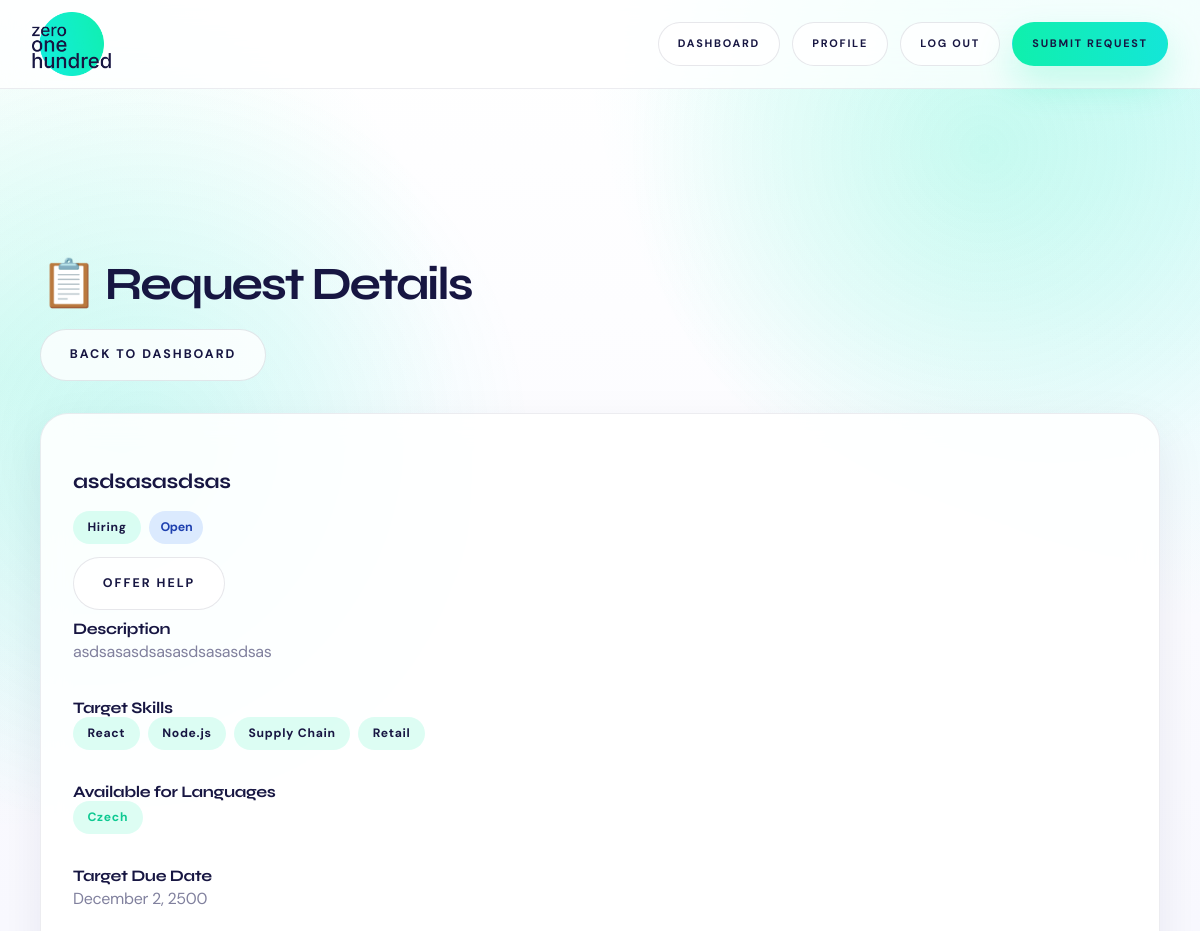
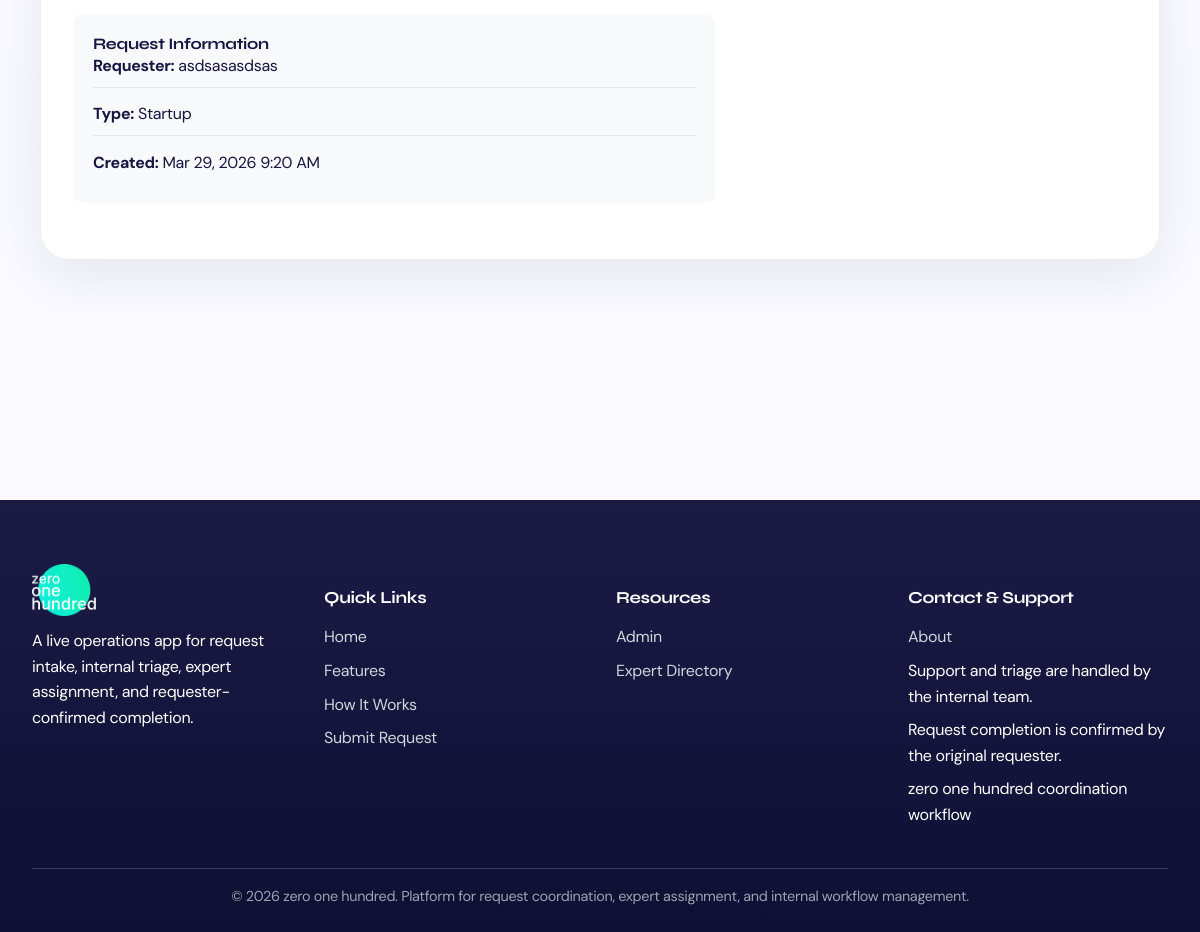
The app's page /request/35/ (signed in) with its own data (2 pictures, top to bottom).
### server/models.py (models this page shows, shortened)
class Request(models.Model):
    STATUS_CHOICES = [
        ('open', 'Open'),
        ('in_review', 'In Review'),
        ('waiting_expert', 'Waiting for Expert'),
        ('in_progress', 'In Progress'),
        ('resolved', 'Resolved'),
        ('rejected', 'Rejected'),
    ]
    PRIORITY_CHOICES = [
        ('low', 'Low'),
        ('medium', 'Medium'),
        ('high', 'High'),
        ('critical', 'Critical'),
    ]
    REQUESTER_TYPE_CHOICES = [
        ('corporate', 'Corporate'),
        ('startup', 'Startup'),
        ('investor', 'Investor'),
        ('service_provider', 'Service Provider'),
        ('community_member', 'Community Member'),
    ]
    EXPERIENCE_LEVEL_CHOICES = [
        ('junior', 'Junior'),
        ('mid', 'Mid'),
        ('senior', 'Senior'),
        ('lead', 'Lead'),
    ]
    title = models.CharField(max_length=200)
    description = models.TextField()
    is_corporate = models.BooleanField(default=False)
    company_name = models.CharField(max_length=255, blank=True)
    company_email = models.EmailField(blank=True)
    due_date = models.DateField(null=True, blank=True)
    target_skills = models.ManyToManyField(Skill, blank=True, related_name='target_requests')
    required_languages = models.ManyToManyField(Language, blank=True, related_name='required_by_requests')
    target_experience = models.CharField(max_length=20, choices=EXPERIENCE_LEVEL_CHOICES, blank=True)
    requester_name = models.CharField(max_length=200)
    requester_email = models.EmailField()
    requester_phone = models.CharField(max_length=20, blank=True)
    requester_type = models.CharField(
        max_length=20,
        choices=REQUESTER_TYPE_CHOICES,
        default='community_member'
    )
    category = models.ForeignKey(Category, on_delete=models.SET_NULL, null=True)
    priority = models.CharField(
        max_length=20,
        choices=PRIORITY_CHOICES,
        default='medium'
    )
    status = models.CharField(
        max_length=20,
        choices=STATUS_CHOICES,
        default='open'
    )
    value_score = models.IntegerField(
        default=5,
        help_text='Impact score (1-10)'
    )
    reviewed_by = models.ForeignKey(
        User,
        on_delete=models.SET_NULL,
        null=True,
        blank=True,
        related_name='reviewed_requests'
    )
    review_notes = models.TextField(blank=True)
    submitted_by = models.ForeignKey(
        User,
        on_delete=models.SET_NULL,
        null=True,
        blank=True,
        related_name='submitted_requests'
    )
    assigned_experts = models.ManyToManyField(
        Expert,
        blank=True,
        related_name='assigned_requests'
    )
    offered_experts = models.ManyToManyField(
        Expert,
        blank=True,
        related_name='offered_requests',
        help_text='Experts who offered to help but are not assigned yet'
    )
    created_at = models.DateTimeField(auto_now_add=True)
    updated_at = models.DateTimeField(auto_now=True)
    is_resolved_by_creator = models.BooleanField(
        default=False,
        help_text='Whether the request creator has marked this as resolved/done'
    )
    creator_resolved_at = models.DateTimeField(
        null=True,
        blank=True,
        help_text='Timestamp when creator marked the request as done'
    )
    completed_by_expert = models.ForeignKey(
        Expert,
        on_delete=models.SET_NULL,
        null=True,
        blank=True,
        related_name='completed_requests',
        help_text='Expert selected by creator as the one who completed this request'
    )
    resolved_at = models.DateTimeField(null=True, blank=True)
    resolution_notes = models.TextField(blank=True)
    class Meta:
        ordering = ['-created_at']
    def get_category_display(self):
        if not self.category:
            return 'Uncategorized'
        return self.category.get_name_display()

class Category(models.Model):
    CATEGORY_CHOICES = [
        ('hiring', 'Hiring'),
        ('investment', 'Investment'),
        ('consulting', 'Consulting'),
        ('marketing', 'Marketing'),
        ('speaking', 'Speaking'),
        ('networking', 'Networking'),
        ('sales', 'Sales'),
        ('other', 'Other'),
    ]
    name = models.CharField(max_length=50, choices=CATEGORY_CHOICES, unique=True)
    description = models.TextField()
    icon = models.CharField(max_length=10, default='❓')
    class Meta:
        verbose_name_plural = "Categories"

class Skill(models.Model):
    name = models.CharField(max_length=100, unique=True)
    class Meta:
        verbose_name = 'Skill'
        verbose_name_plural = 'Skills'

class Language(models.Model):
    name = models.CharField(max_length=80, unique=True)
    class Meta:
        verbose_name = 'Language'
        verbose_name_plural = 'Languages'

### server/views.py (the view, shortened to what this page needs)
# urls.py: path('request/<int:request_id>/', views.request_detail, name='request_detail'),
@login_required
def request_detail(request, request_id):
    req = get_object_or_404(Request, id=request_id)
    admin_view = request.user.is_authenticated and is_admin_user(request.user)
    can_offer_help = False
    has_offered_help = False
    is_assigned_here = False
    if not admin_view:
        try:
            expert = request.user.expert
            can_offer_help = req.status in ACTIVE_REQUEST_STATUSES
            has_offered_help = req.offered_experts.filter(id=expert.id).exists()
            is_assigned_here = req.assigned_experts.filter(id=expert.id).exists()
        except Expert.DoesNotExist:
            pass
    recommended_experts = compute_expert_recommendations(req, limit=20)
    already_assigned_ids = set(req.assigned_experts.values_list('id', flat=True))
    busy_elsewhere_ids = set(
        Expert.objects.filter(
            assigned_requests__status__in=ACTIVE_REQUEST_STATUSES
        ).exclude(
            assigned_requests=req
        ).values_list('id', flat=True)
    )
    for rec in recommended_experts:
        rec['is_assigned_here'] = rec['expert'].id in already_assigned_ids
        rec['is_busy'] = rec['expert'].id in busy_elsewhere_ids
    can_access_request_chat = admin_view or is_request_chat_participant(request.user, req)
    request_chat_unread_count = 0
    if can_access_request_chat:
        request_chat_unread_count = get_request_chat_unread_counts(request.user, [req.id]).get(req.id, 0)
    return render(request, 'request_detail.html', {
        'request': req,
        'recommended_experts': recommended_experts,
        'can_offer_help': can_offer_help,
        'has_offered_help': has_offered_help,
        'is_assigned_here': is_assigned_here,
        'is_admin': admin_view,
        'is_tier1': is_tier1(request.user),
        'can_access_request_chat': can_access_request_chat,
        'request_chat_unread_count': request_chat_unread_count,
    })

### server/chat_utils.py (called while the page is built)
def is_company_account(user):
    return bool(user and user.is_authenticated and user.is_active and (user.is_staff or user.is_superuser))

### server/context_processors.py (called while the page is built)
def chat_nav_badge(request):
    user = getattr(request, 'user', None)
    if not user or not user.is_authenticated or not is_company_account(user):
        return {
            'chats_unread_count': 0,
            'chats_has_unread': False,
        }
    unread_count = get_unread_chat_count(user)
    return {
        'chats_unread_count': unread_count,
        'chats_has_unread': unread_count > 0,
    }

### server/views.py (called while the page is built)
def is_tier1(user):
    return bool(user and user.is_active and user.is_superuser)

def is_any_company(user):
    return bool(user and user.is_active and (user.is_staff or user.is_superuser))

def is_admin_user(user):
    return is_any_company(user)

def is_request_chat_participant(user, req):
    if req.submitted_by_id == user.id:
        return True
    try:
        expert = user.expert
    except Expert.DoesNotExist:
        return False
    return req.assigned_experts.filter(id=expert.id).exists()

### server/templates/request_detail.html (shortened to what this page needs)
{% extends "base.html" %}
{% block content %}
<div class="container">
    <section class="section">
        <div class="d-flex justify-between align-center mb-4">
            <h1>📋 Request Details</h1>
            <div class="d-flex align-center" style="gap: 0.5rem;">
                <a href="{% url 'dashboard' %}" class="btn btn-outline">Back to Dashboard</a>
            </div>
        </div>
        <div class="card">
            <div class="card-body">
                <div class="detail-two-col">
                    <div class="detail-left">
                        <div class="request-header-top">
                            <div>
                                <h3 class="mb-1">{{ request.title }}</h3>
                                <div class="request-meta">
                                    <span class="badge badge-primary">{{ request.get_category_display }}</span>
                                    <span class="status-badge status-{{ request.status }}">
                                        {{ request.get_status_display }}
                                    </span>
                                </div>
                                <div class="request-header-cta">
                                    {% if is_assigned_here %}
                                    <span class="badge badge-success">✓ Assigned to this request</span>
                                    {% elif can_offer_help and not has_offered_help %}
                                    <form method="post" class="inline offer-help-form">
                                        <button type="submit" class="btn btn-outline" name="offer_help" value="1">Offer help</button>
                                    </form>
                                    {% elif has_offered_help %}
                                    <span class="badge badge-warning">Offer sent to admin</span>
                                    {% endif %}
                                </div>
                            </div>
                        </div>
                        <h4>Description</h4>
                        <p class="mb-4 request-description-text">{{ request.description }}</p>
                        {% if request.target_skills.all %}
                        <h4>Target Skills</h4>
                        <div class="skill-tags mb-4">
                            {% for skill in request.target_skills.all %}
                                <span class="badge badge-primary">{{ skill.name }}</span>
                            {% endfor %}
                        </div>
                        {% endif %}
                        {% if request.required_languages.all %}
                        <h4>Available for Languages</h4>
                        <div class="skill-tags mb-4">
                            {% for language in request.required_languages.all %}
                                <span class="badge badge-success">{{ language.name }}</span>
                            {% endfor %}
                        </div>
                        {% endif %}
                        {% if request.due_date %}
                        <h4>Target Due Date</h4>
                        <p class="mb-4">{{ request.due_date|date:"F j, Y" }}</p>
                        {% endif %}
                        <div class="request-sidebar">
                            <h4>Request Information</h4>
                            <div class="info-item">
                                <strong>Requester:</strong> {{ request.requester_name }}
                            </div>
                            <div class="info-item">
                                <strong>Type:</strong> {{ request.get_requester_type_display }}
                            </div>
                            <div class="info-item">
                                <strong>Created:</strong> {{ request.created_at|date:"M j, Y g:i A" }}
                            </div>
                        </div>
                    </div>
                </div>
            </div>
        </div>
    </section>
</div>
{% endblock %}

### server/templates/base.html (style rules this page uses)
* { margin: 0; padding: 0; box-sizing: border-box; }
:root { --primary: hsl(162, 88%, 50%); --primary-dark: hsl(162, 88%, 42%); --primary-soft: hsl(162, 88%, 95%); --gradient: hsl(176, 84%, 49%); --secondary: #7f869f; --success: hsl(162, 88%, 42%); --warning: #f4b740; --danger: #ef4444; --dark: #171642; --gray-light: #f7f9fc; --gray: rgba(23, 22, 66, 0.12); --text: #171642; --text-light: #81819e; --white-soft: ghostwhite; --surface: rgba(255, 255, 255, 0.88); --surface-strong: #ffffff; --shadow-soft: 0 18px 50px rgba(23, 22, 66, 0.08); --shadow-card: 0 24px 70px rgba(23, 22, 66, 0.12); --radius-pill: 999px; --radius-card: 28px; }
html { scroll-behavior: smooth; min-height: 100%; }
body { font-family: 'DM Sans', sans-serif; color: var(--text); background: radial-gradient(circle at top right, rgba(17, 237, 226, 0.18), transparent 28%), radial-gradient(circle at left 20%, rgba(15, 239, 170, 0.12), transparent 24%), linear-gradient(180deg, #ffffff 0%, var(--white-soft) 58%, #ffffff 100%); min-height: 100%; line-height: 1.6; letter-spacing: -0.02em; position: relative; overflow-x: hidden; }
body::before { content: ""; position: fixed; inset: 0; background: radial-gradient(circle at 82% 8%, rgba(15, 239, 170, 0.14), transparent 18%), radial-gradient(circle at 12% 24%, rgba(17, 237, 226, 0.12), transparent 22%); pointer-events: none; z-index: -1; }
a { background-color: transparent; color: inherit; }
button, input, optgroup, select, textarea { color: inherit; font: inherit; margin: 0; }
.btn { padding: 0.95rem 1.8rem; border-radius: var(--radius-pill); text-decoration: none; font-size: 0.78rem; font-weight: 700; letter-spacing: 0.16em; text-transform: uppercase; border: 1px solid transparent; cursor: pointer; transition: all 0.3s; display: inline-flex; align-items: center; justify-content: center; gap: 0.5rem; background: linear-gradient(90deg, var(--primary) 0%, var(--gradient) 100%); color: var(--dark); box-shadow: 0 18px 36px rgba(15, 239, 170, 0.22); }
.btn-outline { background: rgba(255, 255, 255, 0.8); color: var(--dark); border-color: rgba(23, 22, 66, 0.1); box-shadow: none; }
.container { max-width: 1250px; margin: 0 auto; padding: 0 2.5rem; }
main > .container { padding: 2rem 2.5rem 3rem; }
.card { background: var(--surface); backdrop-filter: blur(14px); border-radius: var(--radius-card); padding: 2rem; box-shadow: var(--shadow-soft); border: 1px solid rgba(23, 22, 66, 0.08); transition: all 0.3s; }
.card h3 { color: var(--dark); margin-bottom: 1rem; font-family: 'Syne', sans-serif; font-size: 1.3rem; }
.card p { color: var(--text-light); line-height: 1.75; }
h1, h2, h3, h4, h5, h6 { color: var(--dark); line-height: 1.2; font-family: 'Syne', sans-serif; }
h1 { font-size: 2.9rem; margin-bottom: 1rem; letter-spacing: -0.05em; }
h3 { font-size: 1.45rem; margin: 1.5rem 0 1rem; }
form { max-width: 600px; }
.badge { display: inline-block; padding: 0.42rem 0.9rem; border-radius: var(--radius-pill); font-size: 0.76rem; font-weight: 700; letter-spacing: 0.06em; white-space: nowrap; }
.badge-primary { background: rgba(15, 239, 170, 0.14); color: var(--dark); }
.badge-success { background: rgba(15, 239, 170, 0.14); color: var(--primary-dark); }
.mb-1 { margin-bottom: 0.5rem; }
.mb-4 { margin-bottom: 2rem; }
.inline { display: inline; }
.section { padding: 5rem 0; border-bottom: 1px solid rgba(23, 22, 66, 0.08); }
.section:last-child { border-bottom: none; }

### server/templates/request_detail.html (style rules this page uses)
.request-meta { display: flex; gap: 0.5rem; flex-wrap: wrap; margin-top: 0.5rem; }
.status-badge { display: inline-flex; align-items: center; padding: 0.3rem 0.7rem; border-radius: 999px; font-size: 0.78rem; font-weight: 700; line-height: 1; }
.status-open { background: #dbeafe; color: #1e40af; }
.request-description-text { color: var(--text); line-height: 1.75; }
.offer-help-form { margin: 0; }
.request-header-top { display: flex; align-items: flex-start; justify-content: space-between; gap: 1rem; }
.request-header-cta { margin-top: 0.85rem; margin-bottom: 0.55rem; }
.skill-tags { display: flex; flex-wrap: wrap; gap: 0.5rem; }
.skill-tags .badge { margin: 0; }
.request-sidebar { background: #f8f9fa; padding: 1.25rem; border-radius: 10px; margin-bottom: 1.5rem; }
.info-item { margin-bottom: 0.85rem; padding-bottom: 0.5rem; border-bottom: 1px solid #e5e7eb; }
.info-item:last-child { border-bottom: none; margin-bottom: 0; }
.detail-two-col { display: grid; grid-template-columns: 1fr 380px; gap: 2rem; align-items: start; }
.detail-left, .detail-right { min-height: 0; }

### records on screen
Request: title "asdsasasdsas", category "Hiring", status "Open", description "asdsasasdsasasdsasasdsas", due_date "December 2, 2500", requester_name "asdsasasdsas", requester_type "Startup", created_at "Mar 29, 2026 9:20 AM"
Skill: name "React"
Skill: name "Node.js"
Skill: name "Supply Chain"
Skill: name "Retail"
Language: name "Czech"
